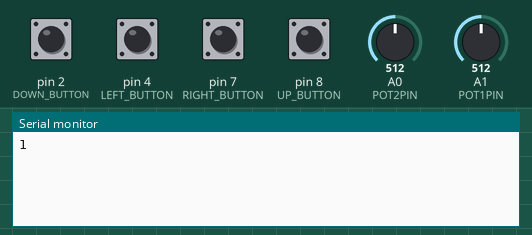
Recording of a sketch running on a simulated Arduino Uno, built with avr-gcc and run on an emulated ATmega328P. Parts: the last lines printed to the serial monitor. The test bench sets the inputs (shaded band); at power-on: pin 2 (DOWN_BUTTON), pin 4 (LEFT_BUTTON), pin 7 (RIGHT_BUTTON), pin 8 (UP_BUTTON) HIGH, A0 (POT2PIN) = 512, A1 (POT1PIN) = 512. No radio packets arrive unless stated.

Above: at 1.2 s.
1.3 s: pin 2 (DOWN_BUTTON) pulled LOW for 0.15 s
At 2.6 s:
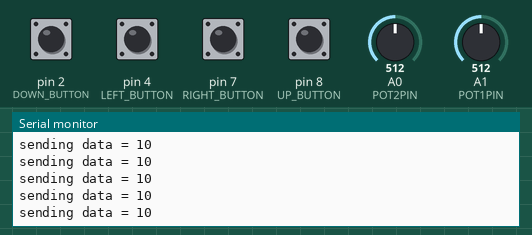
2.9 s: pin 4 (LEFT_BUTTON) pulled LOW for 0.15 s
At 4.1 s:
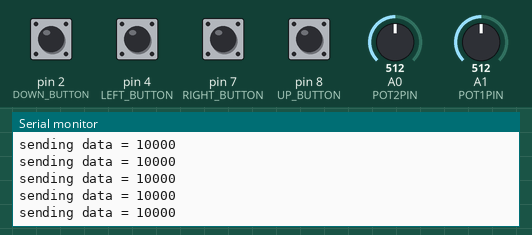
4.5 s: pin 7 (RIGHT_BUTTON) pulled LOW for 0.15 s
At 5.4 s:
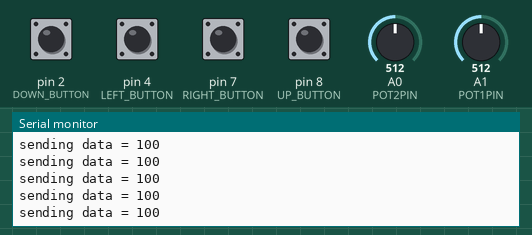
6.1 s: pin 8 (UP_BUTTON) pulled LOW for 0.15 s
At 7.4 s:
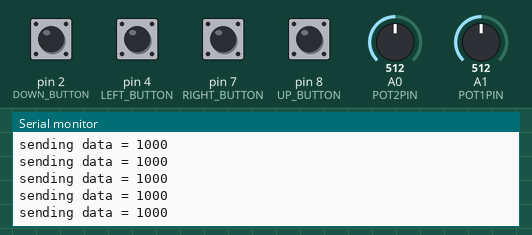
7.7 s: pin 2 (DOWN_BUTTON) driven LOW and pin 4 (LEFT_BUTTON) driven LOW
At 8.6 s:
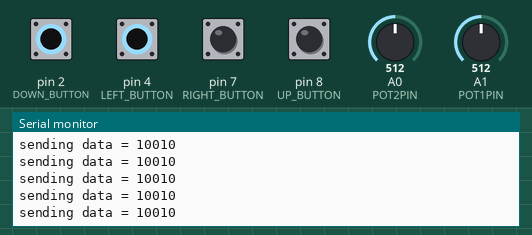
10.7 s: pin 7 (RIGHT_BUTTON) pulled LOW for 1 s
At 11.3 s:
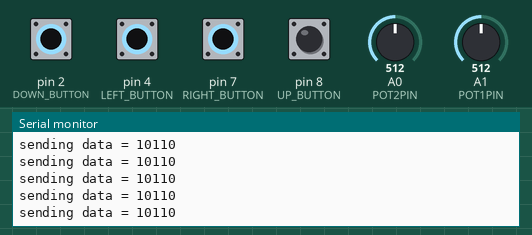
Timing chart, 0 to 13.7 s (numbered marks = the images above; inputs shaded):
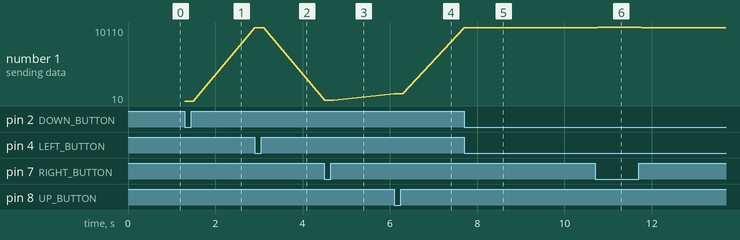

The sketch:

FinalT2.ino
```cpp
// For final: transmitter version 1

const int CEPIN = 9;
const int CSNPIN = 10;

#include <SPI.h>
#include <nRF24L01.h>
#include <RF24.h>
RF24 radio(CEPIN, CSNPIN);  // CE, CSN

// Address where we send the data.
const byte address[6] = "00002";

// Pins for the directional buttons
const int LEFT_BUTTON = 4;
const int RIGHT_BUTTON = 7;
const int UP_BUTTON = 8;
const int DOWN_BUTTON = 2;
const int POT1PIN = A1;
const int POT2PIN = A0;
int pot1, pot2;

void setup() {
  Serial.begin(9600);

  pinMode(LEFT_BUTTON, INPUT_PULLUP);
  pinMode(RIGHT_BUTTON, INPUT_PULLUP);
  pinMode(UP_BUTTON, INPUT_PULLUP);
  pinMode(DOWN_BUTTON, INPUT_PULLUP);
  pinMode(POT1PIN, INPUT_PULLUP); //

  boolean retval = radio.begin();   //Starting the Wireless communication
  Serial.println(retval);
  radio.openWritingPipe(address);  //destination addres
  radio.setPALevel(RF24_PA_MIN);   // min or max
  radio.stopListening();           //This sets the module as transmitter
}

void loop() {
  pot1 = analogRead(POT1PIN); //from knob example
  pot1 = map(pot1, 0, 1023, 0, 180);
  //Serial.println(pot1);
  pot2 = analogRead(POT2PIN); //from knob example
  pot2 = map(pot2, 0, 1023, 190, 370);

  if (pot1) {
    //Serial.print( "pot1 sending data = " );
    //Serial.println(pot1);
    radio.write(&pot1, sizeof(pot1)) ;
  }

  if (pot2) {
    //Serial.print( "pot2 sending data = " );
    //Serial.println(pot2);
    radio.write(&pot2, sizeof(pot2)) ;
  }

  int left = !digitalRead(LEFT_BUTTON);
  int right = !digitalRead(RIGHT_BUTTON);
  int down = !digitalRead(DOWN_BUTTON);
  int up = !digitalRead(UP_BUTTON);

  int data =
    (left << 4) |
    (up << 3) |
    (right << 2) | //receiving info but not working
    (down << 1) ;

  if (data) {
    Serial.print( "sending data = " );
    Serial.println(data, BIN);
    radio.write(&data, sizeof(data)) ;
  }
}
```

Measured:
- after the input at 1.3 s, the serial monitor: prints a new line at once (image 1)
- after the input at 2.9 s, the serial monitor: prints a new line at once (image 2)
- after the input at 4.5 s, the serial monitor: prints a new line at once (image 3)
- after the input at 6.1 s, the serial monitor: prints a new line at once (image 4)
- after the input at 7.7 s, the serial monitor: prints a new line at once (image 5)
- after the input at 10.7 s, the serial monitor: prints a new line after 0.07 s (image 6)
- plotted number 1: 10 → 10000 after the input at 2.9 s, 10000 → 100 after the input at 4.5 s, 100 → 1000 after the input at 6.1 s, 1000 → 10010 after the input at 7.7 s
